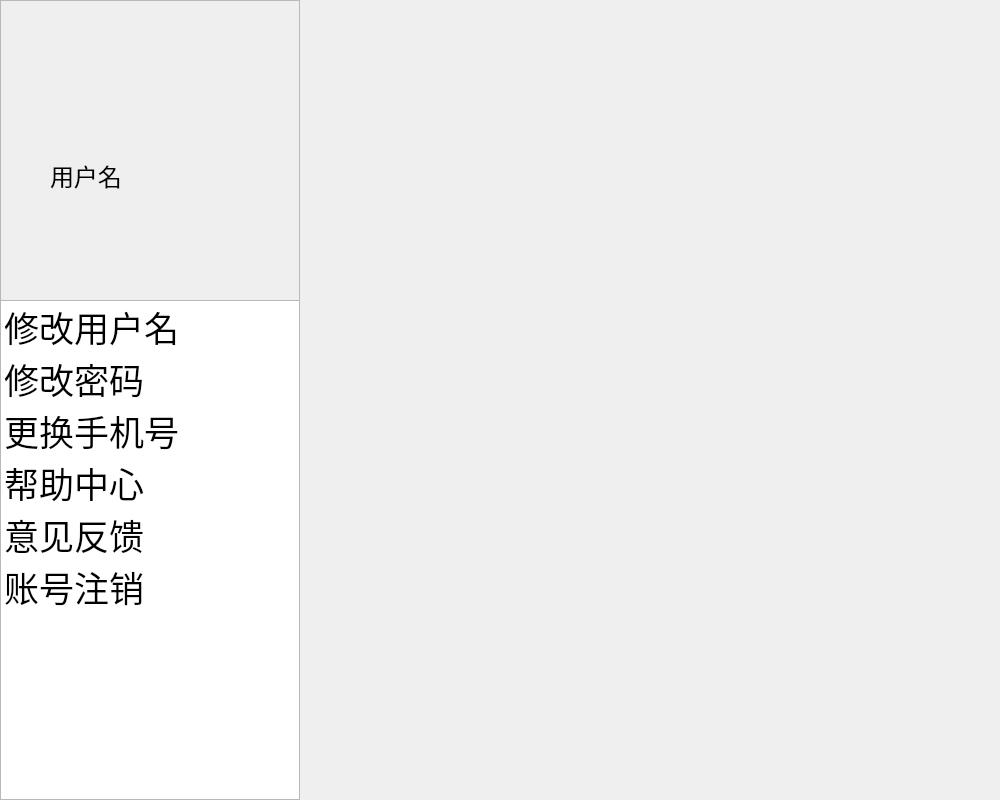
<?xml version="1.0" encoding="UTF-8"?>
<ui version="4.0">
 <class>PersonalPage</class>
 <widget class="QWidget" name="PersonalPage">
  <property name="geometry">
   <rect>
    <x>0</x>
    <y>0</y>
    <width>1000</width>
    <height>800</height>
   </rect>
  </property>
  <property name="windowTitle">
   <string>Form</string>
  </property>
  <widget class="QFrame" name="frame">
   <property name="geometry">
    <rect>
     <x>0</x>
     <y>0</y>
     <width>300</width>
     <height>800</height>
    </rect>
   </property>
   <property name="styleSheet">
    <string notr="true"/>
   </property>
   <property name="frameShape">
    <enum>QFrame::StyledPanel</enum>
   </property>
   <property name="frameShadow">
    <enum>QFrame::Raised</enum>
   </property>
   <widget class="QLabel" name="label">
    <property name="geometry">
     <rect>
      <x>100</x>
      <y>50</y>
      <width>100</width>
      <height>100</height>
     </rect>
    </property>
    <property name="styleSheet">
     <string notr="true">image: url(:/images/reg.png);</string>
    </property>
    <property name="text">
     <string/>
    </property>
   </widget>
   <widget class="QLabel" name="label_2">
    <property name="geometry">
     <rect>
      <x>50</x>
      <y>150</y>
      <width>200</width>
      <height>50</height>
     </rect>
    </property>
    <property name="font">
     <font>
      <pointsize>18</pointsize>
     </font>
    </property>
    <property name="text">
     <string>用户名</string>
    </property>
   </widget>
   <widget class="QListWidget" name="listWidget">
    <property name="geometry">
     <rect>
      <x>0</x>
      <y>300</y>
      <width>300</width>
      <height>500</height>
     </rect>
    </property>
    <item>
     <property name="text">
      <string>修改用户名</string>
     </property>
     <property name="font">
      <font>
       <pointsize>26</pointsize>
      </font>
     </property>
    </item>
    <item>
     <property name="text">
      <string>修改密码</string>
     </property>
     <property name="font">
      <font>
       <pointsize>26</pointsize>
      </font>
     </property>
    </item>
    <item>
     <property name="text">
      <string>更换手机号</string>
     </property>
     <property name="font">
      <font>
       <pointsize>26</pointsize>
      </font>
     </property>
    </item>
    <item>
     <property name="text">
      <string>帮助中心</string>
     </property>
     <property name="font">
      <font>
       <pointsize>26</pointsize>
      </font>
     </property>
    </item>
    <item>
     <property name="text">
      <string>意见反馈</string>
     </property>
     <property name="font">
      <font>
       <pointsize>26</pointsize>
      </font>
     </property>
    </item>
    <item>
     <property name="text">
      <string>账号注销</string>
     </property>
     <property name="font">
      <font>
       <pointsize>26</pointsize>
      </font>
     </property>
    </item>
   </widget>
  </widget>
  <widget class="QStackedWidget" name="stackedWidget">
   <property name="geometry">
    <rect>
     <x>300</x>
     <y>0</y>
     <width>700</width>
     <height>800</height>
    </rect>
   </property>
   <widget class="QWidget" name="page"/>
   <widget class="QWidget" name="page_2"/>
  </widget>
 </widget>
 <resources/>
 <connections/>
</ui>
